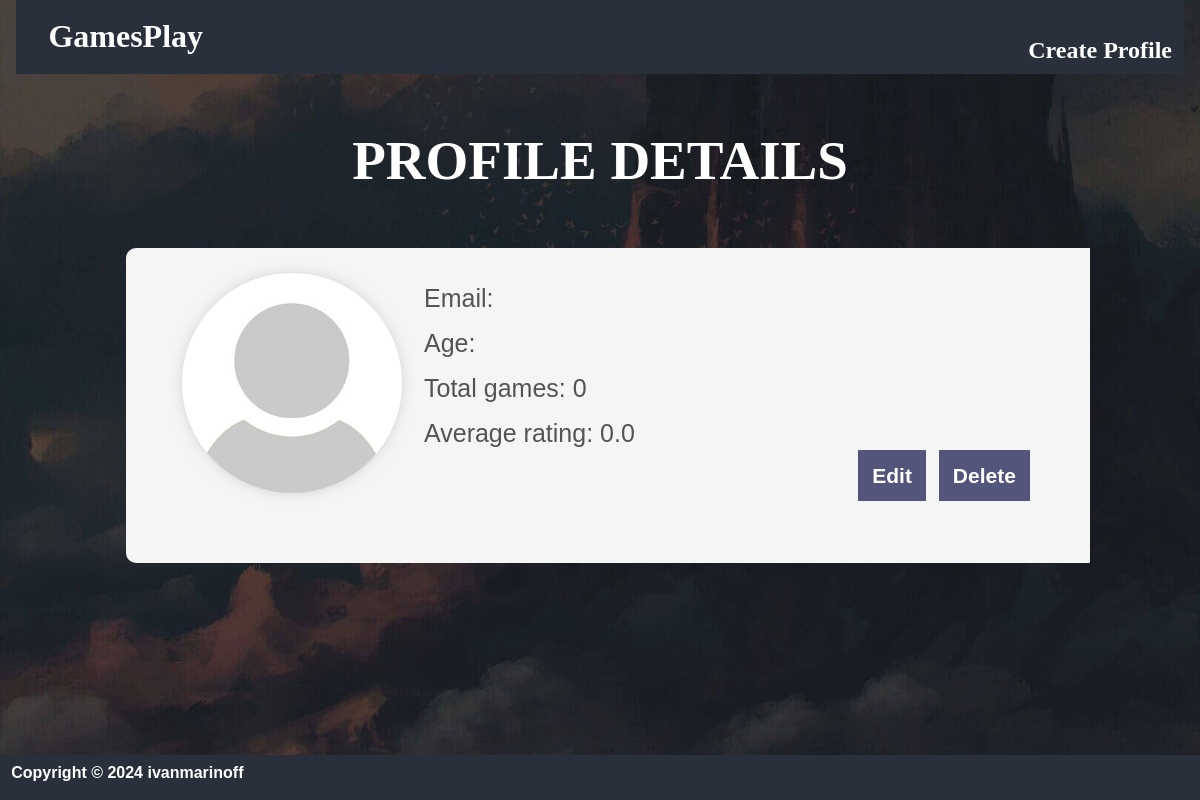
The page /profile/details/ on the database as committed earlier.
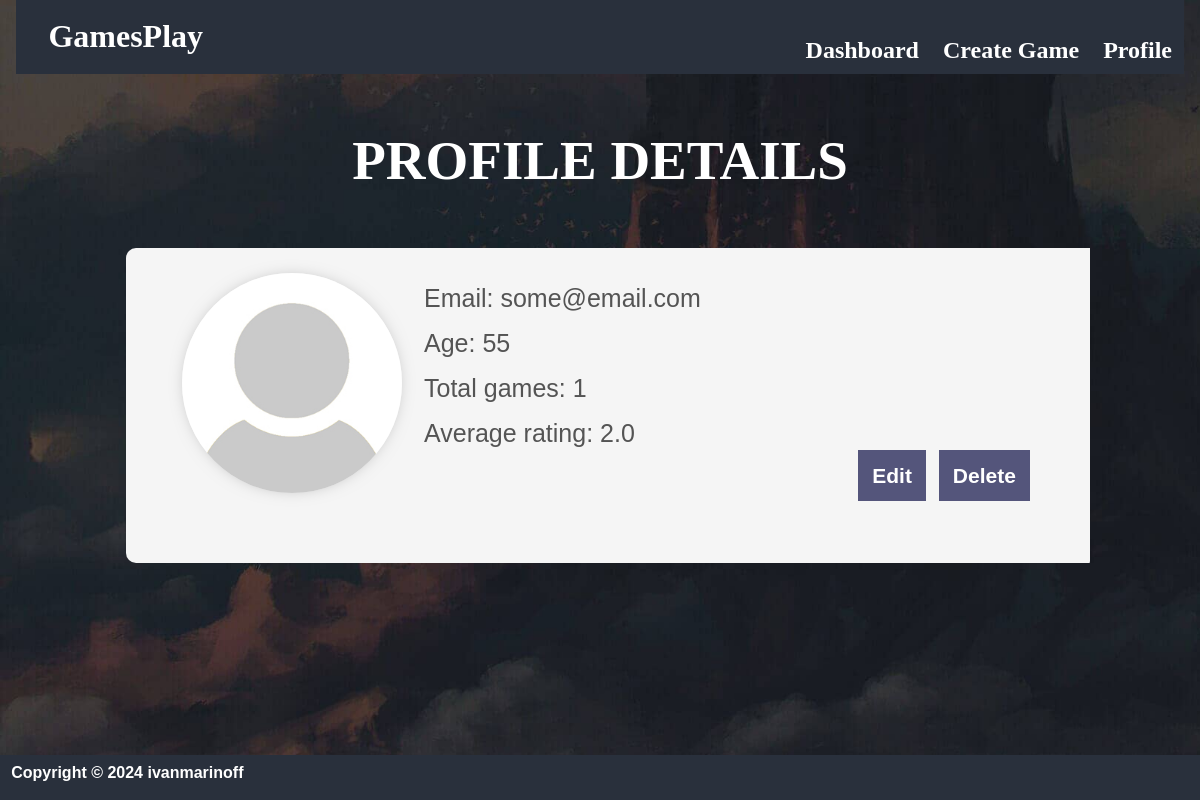
The same page on the database as committed later.
### GamesPlayApp/games_app/models.py (models this page shows)
class Profile(models.Model):
    email = models.EmailField(
        blank=False,
        null=False,
    )
    age = models.IntegerField(
        validators=[
            MinValueValidator(12),
        ],
        blank=False,
        null=False,
    )
    password = models.CharField(
        max_length=30,
        blank=False,
        null=False,
    )
    first_name = models.CharField(
        max_length=30,
        blank=True,
        null=True,
    )
    last_name = models.CharField(
        max_length=30,
        blank=True,
        null=True,
    )
    profile_picture = models.URLField(
        blank=False,
        null=False,
    )
    @property
    def get_full_name(self):
        if self.first_name and self.last_name:
            return f'{self.first_name} {self.last_name}'
        elif self.first_name:
            return self.first_name
        elif self.last_name:
            return self.last_name
        else:
            return ''

### GamesPlayApp/games_app/views.py (the view)
# urls.py: path('details/', ProfileDetailsView.as_view(), name='profile-details'),
class ProfileDetailsView(views.View):
    def get(self, request, *args, **kwargs):
        profile = Profile.objects.first()
        games_count = Game.objects.all().count()
        rating_list = [game.rating for game in Game.objects.all()]
        average_rating = sum(rating_list) / len(rating_list) if rating_list else 0.0
        average_rating = f'{average_rating:.1f}'
        context = {
            'profile': profile,
            'games_count': games_count,
            'average_rating': average_rating,
        }
        return render(request, 'profile/details-profile.html', context)

### templates/profile/details-profile.html
{% extends 'base.html' %}
{% load static %}
{% block content %}
    <section id="game-details">
        <h1>Profile Details</h1>
        <div class="info-section">
            <div class="game-header">
                {% if not profile.profile_picture %}
                <img class ="game-img" src="{% static 'images/default-user.jpg' %}" alt='no_profile-image' enctype="multipart/form-data"/>
                {% else %}
                <img class ="game-img" src="{{ profile.profile_picture }}" alt='profile-image' enctype="multipart/form-data"/>
                {% endif %}
                <h1>{{ profile.get_full_name }}</h1>
                <p class="text">Email: {{ profile.email }}</p>
                <p class="text">Age: {{ profile.age }}</p>
                <p class="text">Total games: {{ games_count }}</p>
                <p class="text">Average rating: {{ average_rating }}</p>
                <div class="buttons">
                    <a href="{% url 'profile-edit' %}" class="button">Edit</a>
                    <a href="{% url 'profile-delete' %}" class="button">Delete</a>
                </div>
            </div>
        </div>
    </section>
{% endblock %}

Rows that differ between the two databases and show on the page:
added Profile: email "some@email.com", age "55"
Other text that changed with them:
{{ games_count }}: "0" → "1"
{{ average_rating }}: "0.0" → "2.0"
text no longer shown: "Create Profile"
text now shown: "Dashboard Create Game Profile"
